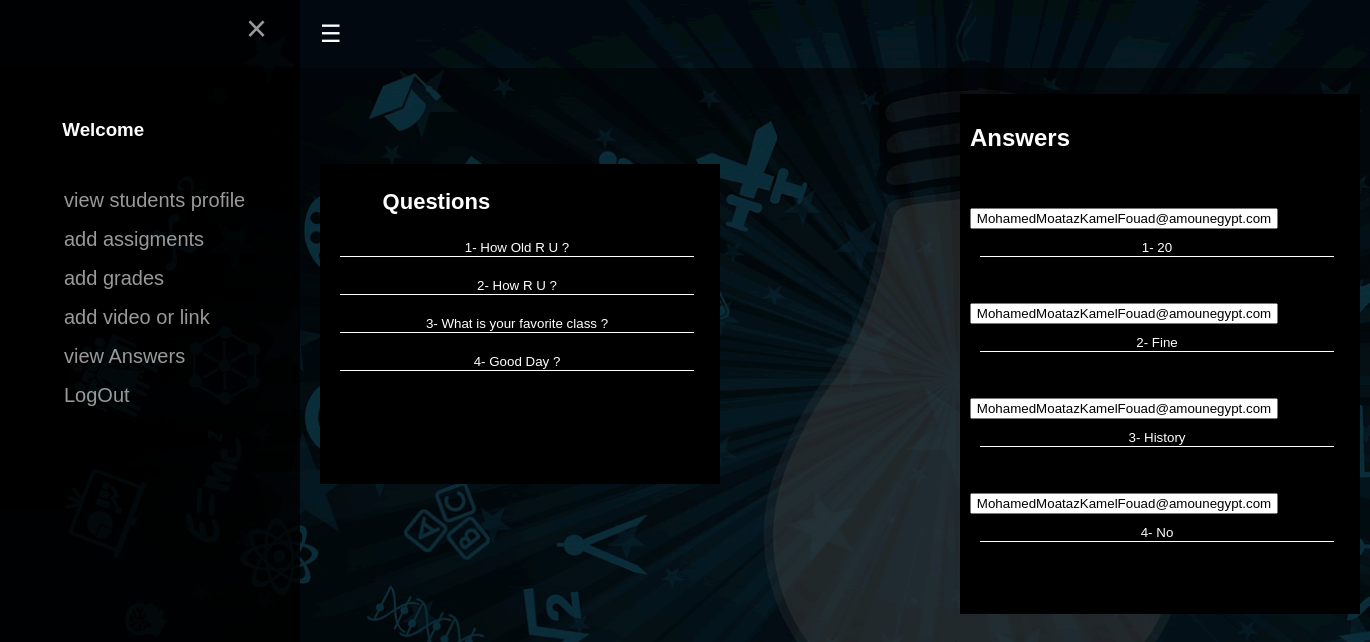
The page /viewAnswers.php on the database its author committed.
### tables this page shows
CREATE TABLE `addquestions` (
  `ID` int(11) NOT NULL,
  `email` varchar(80) NOT NULL,
  `question` varchar(255) NOT NULL
);

CREATE TABLE `answers` (
  `ID` int(255) NOT NULL,
  `email` varchar(80) NOT NULL,
  `answer` varchar(255) NOT NULL
);

### viewAnswers.php (the view, shortened to what this page needs)
<!DOCTYPE html>
<html>
  <?php include "teacherfrontEnd.php"?>
<head>
</head>
<body>
  <div class="register">
<form method="POST" action="">
<?php include "dB.php";
echo "<div class= 'boxone'>";
echo "<h1>Questions</h1>";
   $sql = mysqli_query($conn, "SELECT question FROM addQuestions");
   $res = mysqli_query($conn, "SELECT * FROM Answers");
   $no=0;
   while($row=mysqli_fetch_array($sql)){
      $no++;
    ?>
    <input type="text" name="ques[]" value='<?php echo $no.'- '. $row['question'] ?>' readonly><br>
    <?php
   }
   echo "</div>";
   echo "<br>";
$ne=0;
echo "<div class='boxtwo'>";
echo"<h2>Answers</h2>";
  while($rows=mysqli_fetch_array($res)){
     $ne++;
    ?>
<br><br>
    <input type="email" name="email[]" value='<?php echo $rows['email'] ?>' readonly class='email'>
    <input type="text" name="ans[]" value='<?php echo $ne.'- ' .$rows['answer'] ?>' readonly>
    <br>
    <?php
   }
?>
</div>
</form>
</div>
</body>
</html>

### teacherfrontEnd.php (style rules this page uses)
body { background-image: url('Images/banner_img.png'); }

### rows shown on the page
addquestions: question "1- How Old R U ?"
addquestions: question "2- How R U ?"
addquestions: question "3- What is your favorite class ?"
addquestions: question "4- Good Day ?"
answers: email "MohamedMoatazKamelFouad@amounegypt.com", answer "1- 20"
answers: email "MohamedMoatazKamelFouad@amounegypt.com", answer "2- Fine"
answers: email "MohamedMoatazKamelFouad@amounegypt.com", answer "3- History"
answers: email "MohamedMoatazKamelFouad@amounegypt.com", answer "4- No"
